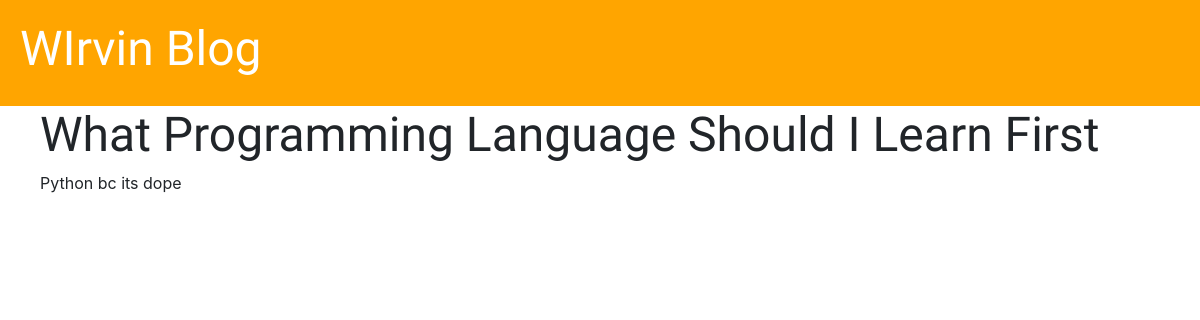
Before: /post/1/ with the older database file.
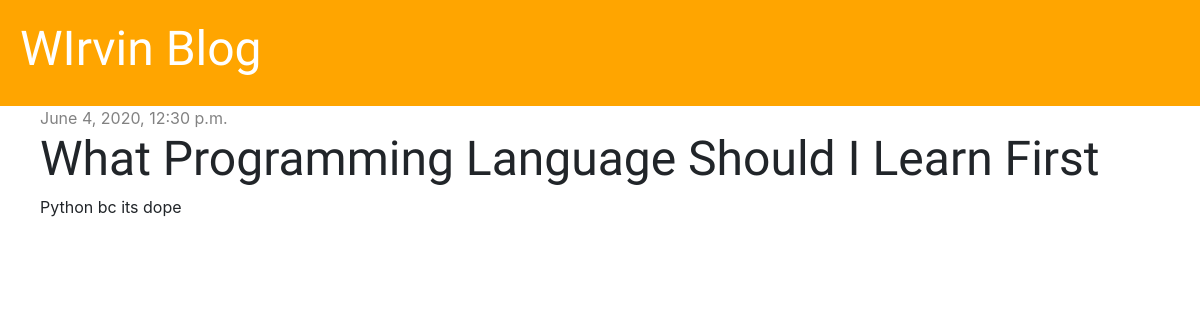
After: the same page with the newer database file.
### blogpost/models.py (models this page shows, shortened)
class Post(models.Model):
    author = models.ForeignKey('auth.User', on_delete=models.CASCADE)
    title = models.CharField(max_length=200)
    text = models.TextField()
    created_date = models.DateTimeField(default=timezone.now)
    published_date = models.DateTimeField(blank=True, null=True)

### blogpost/views.py (the view)
# urls.py: path('post/<int:pk>/', views.post_detail, name='post_detail'),
def post_detail(request, pk):
    post = get_object_or_404(Post, pk=pk)
    stuff_for_front_end = {'post': post}
    return render(request, 'blog/post_detail.html', stuff_for_front_end)

### blogpost/templates/blog/post_detail.html (shortened to what this page needs)
{% extends 'blog/base.html' %}
{% block content %}
    <div class="post">
        {% if post.published_date %}
        <div class="date">
            {{ post.published_date }}
        </div>
        {% endif %}
        <h1>{{ post.title }}</h1>
        <p>{{ post.text|linebreaksbr }}</p>
    </div>
{% endblock %}

Changed rows visible on the page:
changed Post "What Programming Language Should I Learn First": published_date (not shown) → "June 4, 2020, 12:30 p.m."
